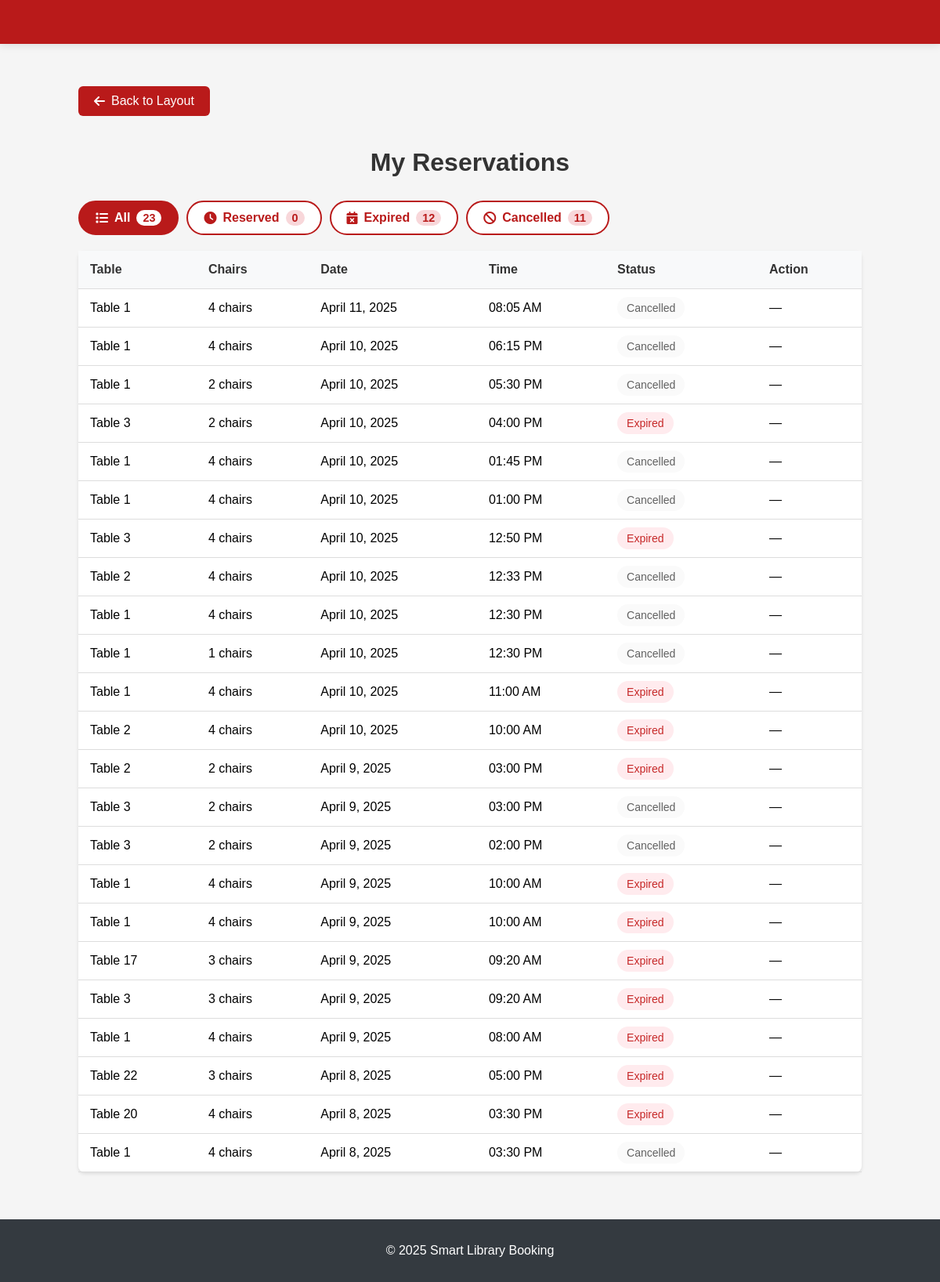
/my_reservations.php (signed in), run on the app's committed database.
### tables this page shows
CREATE TABLE `reservations` (
  `id` int(11) NOT NULL,
  `student_id` varchar(20) NOT NULL,
  `table_number` int(11) NOT NULL,
  `chairs_used` int(11) NOT NULL CHECK (`chairs_used` >= 1 and `chairs_used` <= 4),
  `reservation_time` datetime DEFAULT current_timestamp(),
  `status` varchar(20) DEFAULT 'reserved',
  `duration` int(11) DEFAULT 60,
  `qr_scanned` tinyint(1) NOT NULL DEFAULT 0
);

### my_reservations.php (the view, shortened to what this page needs)
<?php
require_once 'config.php';
$student_id = $_SESSION['student_id'];
$status_filter = isset($_GET['status']) ? $_GET['status'] : 'all';
$statusCounts = [
    'all' => 0,
    'reserved' => 0,
    'expired' => 0,
    'cancelled' => 0
];
$countQuery = "SELECT status, COUNT(*) as count FROM reservations WHERE student_id = ? GROUP BY status";
$stmt = $conn->prepare($countQuery);
$stmt->bind_param("s", $student_id);
$stmt->execute();
$countResult = $stmt->get_result();
if ($countResult) {
    while ($row = $countResult->fetch_assoc()) {
        $statusCounts[$row['status']] = $row['count'];
    }
}
$statusCounts['all'] = array_sum($statusCounts);
$sql = "SELECT r.*,
        CASE
            WHEN r.status = 'reserved' AND r.reservation_time > DATE_ADD(NOW(), INTERVAL 60 MINUTE) THEN 'upcoming'
            WHEN r.status = 'reserved' AND NOW() BETWEEN DATE_SUB(r.reservation_time, INTERVAL 15 MINUTE) AND DATE_ADD(r.reservation_time, INTERVAL 60 MINUTE) THEN 'ongoing'
            WHEN r.status = 'reserved' AND DATE_ADD(r.reservation_time, INTERVAL 60 MINUTE) < NOW() THEN 'expired'
            ELSE r.status
        END as reservation_status
        FROM reservations r
        WHERE r.student_id = ?";
$sql .= " ORDER BY r.reservation_time DESC";
$stmt = $conn->prepare($sql);
if ($status_filter !== 'all') {
    $stmt->bind_param("ss", $student_id, $status_filter);
} else {
    $stmt->bind_param("s", $student_id);
}
$stmt->execute();
$result = $stmt->get_result();
$reservations = $result->fetch_all(MYSQLI_ASSOC);
?>
<!DOCTYPE html>
<html lang="en">
<head>
    <link rel="stylesheet" href="https://cdnjs.cloudflare.com/ajax/libs/font-awesome/6.0.0/css/all.min.css">
</head>
<body>
    <header></header>
    <div class="container">
        <a href="layout.php" class="back-btn">
            <i class="fas fa-arrow-left"></i> Back to Layout
        </a>
        <h1>My Reservations</h1>
        <div class="filter-section">
            <a href="?status=all" class="filter-button <?php echo $status_filter === 'all' ? 'active' : ''; ?>">
                <i class="fas fa-list"></i> All
                <span class="count"><?php echo $statusCounts['all']; ?></span>
            </a>
            <a href="?status=reserved" class="filter-button <?php echo $status_filter === 'reserved' ? 'active' : ''; ?>">
                <i class="fas fa-clock"></i> Reserved
                <span class="count"><?php echo $statusCounts['reserved']; ?></span>
            </a>
            <a href="?status=expired" class="filter-button <?php echo $status_filter === 'expired' ? 'active' : ''; ?>">
                <i class="fas fa-calendar-times"></i> Expired
                <span class="count"><?php echo $statusCounts['expired']; ?></span>
            </a>
            <a href="?status=cancelled" class="filter-button <?php echo $status_filter === 'cancelled' ? 'active' : ''; ?>">
                <i class="fas fa-ban"></i> Cancelled
                <span class="count"><?php echo $statusCounts['cancelled']; ?></span>
            </a>
        </div>
        <?php if (empty($reservations)): ?>
            <p style="text-align: center; color: #666;">You don't have any reservations yet.</p>
        <?php else: ?>
            <table class="reservations-table">
                <thead>
                    <tr>
                        <th>Table</th>
                        <th>Chairs</th>
                        <th>Date</th>
                        <th>Time</th>
                        <th>Status</th>
                        <th>Action</th>
                    </tr>
                </thead>
                <tbody>
                    <?php foreach ($reservations as $reservation): ?>
                        <tr>
                            <td>Table <?php echo htmlspecialchars($reservation['table_number']); ?></td>
                            <td><?php echo htmlspecialchars($reservation['chairs_used']); ?> chairs</td>
                            <td><?php echo date('F j, Y', strtotime($reservation['reservation_time'])); ?></td>
                            <td><?php echo date('h:i A', strtotime($reservation['reservation_time'])); ?></td>
                            <td>
                                <span class="status-badge status-<?php echo $reservation['reservation_status']; ?>">
                                    <?php echo ucfirst($reservation['reservation_status']); ?>
                                </span>
                            </td>
                            <td>
                                <?php if ($reservation['reservation_status'] == 'upcoming' || $reservation['reservation_status'] == 'ongoing' || $reservation['reservation_status'] == 'reserved'): ?>
                                    <form action="cancel_reservation.php" method="POST" style="margin: 0;"
                                          onsubmit="return confirm('Are you sure you want to cancel this reservation?');">
                                        <input type="hidden" name="reservation_id"
                                               value="<?php echo htmlspecialchars($reservation['id']); ?>">
                                        <button type="submit" class="cancel-btn">
                                            <i class="fas fa-times"></i> Cancel
                                        </button>
                                    </form>
                                <?php else: ?>
                                    —
                                <?php endif; ?>
                            </td>
                        </tr>
                    <?php endforeach; ?>
                </tbody>
            </table>
        <?php endif; ?>
    </div>
    <footer>
        <p>© 2025 Smart Library Booking</p>
    </footer>
</body>
</html>

### my_reservations.php (style rules this page uses)
header { background-color: #b91a1a; color: white; position: fixed; width: 100%; z-index: 1000; box-shadow: 0 2px 10px rgba(0, 0, 0, 0.1); top: 0; height: 7vh; }
body { font-family: Arial, sans-serif; margin: 0; padding: 0; background-color: #f5f5f5; min-height: 100vh; display: flex; flex-direction: column; }
.container { max-width: 1200px; margin: 90px auto 20px; padding: 20px; flex: 1; }
h1 { color: #333; text-align: center; margin-bottom: 30px; }
.reservations-table { width: 100%; background: white; border-radius: 8px; box-shadow: 0 2px 4px rgba(0, 0, 0, 0.1); border-collapse: collapse; margin-bottom: 20px; min-width: 1000px; }
.reservations-table th, .reservations-table td { padding: 15px; text-align: left; border-bottom: 1px solid #ddd; }
.reservations-table th { background-color: #f8f9fa; font-weight: 600; color: #333; }
.status-badge { padding: 6px 12px; border-radius: 20px; font-size: 14px; font-weight: 500; }
.status-expired { background-color: #ffebee; color: #c62828; }
.status-cancelled { background-color: #fafafa; color: #616161; }
.back-btn { display: inline-flex; align-items: center; padding: 10px 20px; background-color: #b91a1a; color: white; text-decoration: none; border-radius: 6px; margin-bottom: 20px; transition: background-color 0.3s; }
.back-btn i { margin-right: 8px; }
.filter-section { margin: 20px 0; display: flex; gap: 10px; flex-wrap: wrap; }
.filter-button { padding: 10px 20px; border: 2px solid #b91a1a; background-color: white; color: #b91a1a; border-radius: 25px; cursor: pointer; font-weight: bold; transition: all 0.3s ease; display: flex; align-items: center; gap: 8px; text-decoration: none; }
.filter-button:hover, .filter-button.active { background-color: #b91a1a; color: white; }
.filter-button .count { background-color: #f8d7da; color: #b91a1a; padding: 2px 8px; border-radius: 12px; font-size: 0.9em; }
.filter-button:hover .count, .filter-button.active .count { background-color: white; color: #b91a1a; }
footer { background-color: #343a40; color: white; text-align: center; padding: 15px; margin-top: auto; }

### data on the page
reservations: table_number "1", chairs_used "4", reservation_time "April 11, 2025", reservation_time "08:05 AM", reservation_status "Cancelled"
reservations: table_number "1", chairs_used "4", reservation_time "April 10, 2025", reservation_time "06:15 PM", reservation_status "Cancelled"
reservations: table_number "1", chairs_used "2", reservation_time "April 10, 2025", reservation_time "05:30 PM", reservation_status "Cancelled"
reservations: table_number "3", chairs_used "2", reservation_time "April 10, 2025", reservation_time "04:00 PM", reservation_status "Expired"
reservations: table_number "1", chairs_used "4", reservation_time "April 10, 2025", reservation_time "01:45 PM", reservation_status "Cancelled"
reservations: table_number "1", chairs_used "4", reservation_time "April 10, 2025", reservation_time "01:00 PM", reservation_status "Cancelled"
reservations: table_number "3", chairs_used "4", reservation_time "April 10, 2025", reservation_time "12:50 PM", reservation_status "Expired"
reservations: table_number "2", chairs_used "4", reservation_time "April 10, 2025", reservation_time "12:33 PM", reservation_status "Cancelled"
reservations: table_number "1", chairs_used "4", reservation_time "April 10, 2025", reservation_time "12:30 PM", reservation_status "Cancelled"
reservations: table_number "1", chairs_used "1", reservation_time "April 10, 2025", reservation_time "12:30 PM", reservation_status "Cancelled"
reservations: table_number "1", chairs_used "4", reservation_time "April 10, 2025", reservation_time "11:00 AM", reservation_status "Expired"
reservations: table_number "2", chairs_used "4", reservation_time "April 10, 2025", reservation_time "10:00 AM", reservation_status "Expired"
reservations: table_number "2", chairs_used "2", reservation_time "April 9, 2025", reservation_time "03:00 PM", reservation_status "Expired"
reservations: table_number "3", chairs_used "2", reservation_time "April 9, 2025", reservation_time "03:00 PM", reservation_status "Cancelled"
reservations: table_number "3", chairs_used "2", reservation_time "April 9, 2025", reservation_time "02:00 PM", reservation_status "Cancelled"
reservations: table_number "1", chairs_used "4", reservation_time "April 9, 2025", reservation_time "10:00 AM", reservation_status "Expired"
reservations: table_number "1", chairs_used "4", reservation_time "April 9, 2025", reservation_time "10:00 AM", reservation_status "Expired"
reservations: table_number "17", chairs_used "3", reservation_time "April 9, 2025", reservation_time "09:20 AM", reservation_status "Expired"
reservations: table_number "3", chairs_used "3", reservation_time "April 9, 2025", reservation_time "09:20 AM", reservation_status "Expired"
reservations: table_number "1", chairs_used "4", reservation_time "April 9, 2025", reservation_time "08:00 AM", reservation_status "Expired"
reservations: table_number "22", chairs_used "3", reservation_time "April 8, 2025", reservation_time "05:00 PM", reservation_status "Expired"
reservations: table_number "20", chairs_used "4", reservation_time "April 8, 2025", reservation_time "03:30 PM", reservation_status "Expired"
reservations: table_number "1", chairs_used "4", reservation_time "April 8, 2025", reservation_time "03:30 PM", reservation_status "Cancelled"

### other printed values
$statusCounts['all'] "23"
$statusCounts['reserved'] "0"
$statusCounts['expired'] "12"
$statusCounts['cancelled'] "11"
